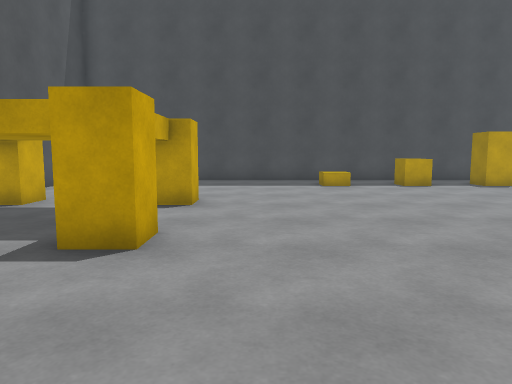
[1] (above)

16 first-person views from a walk through a Unity game level. The camera is 1.2 m above the floor, tilts 6° down and sees 70° across. The floor is counted in squares, 1 m on a side. Each view is taken from the middle of a square. On the plan, view 1 faces up. The plan holds only what a view shows up to about 15 squares ahead; the rest is blank. The player is left out.

[2]
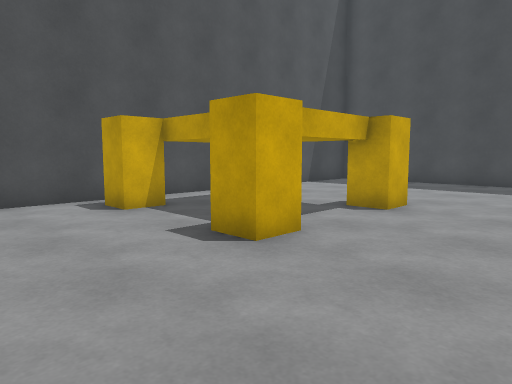

[3]
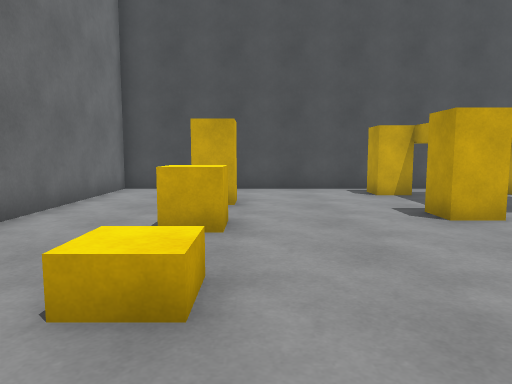

[4]
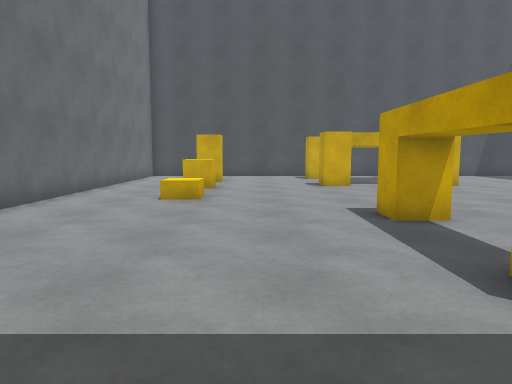

[5]
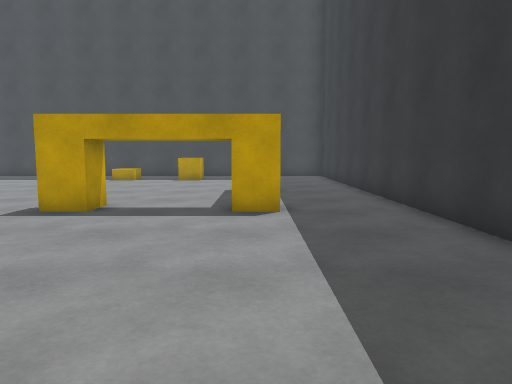

[6]
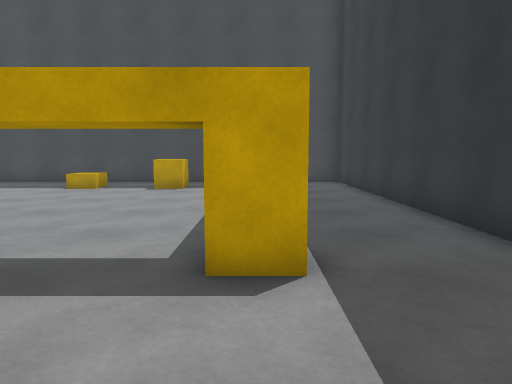

[7]
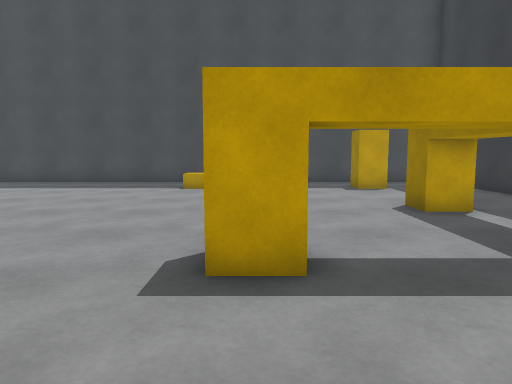

[8]
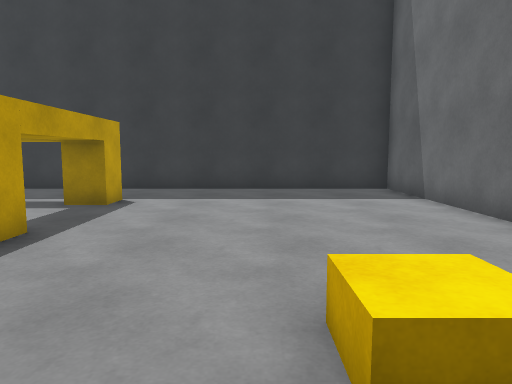

[9]
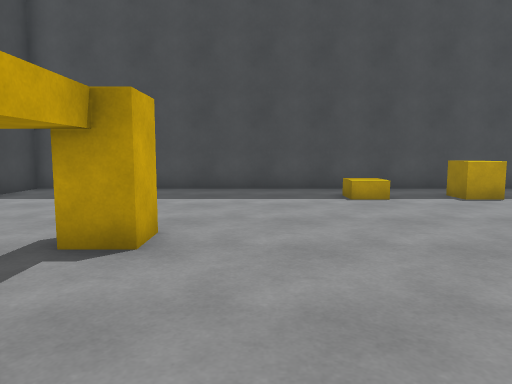

[10]
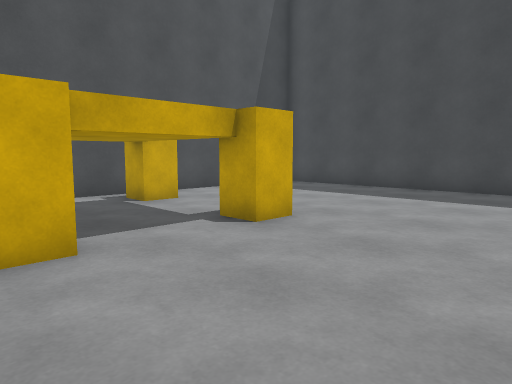

[11]
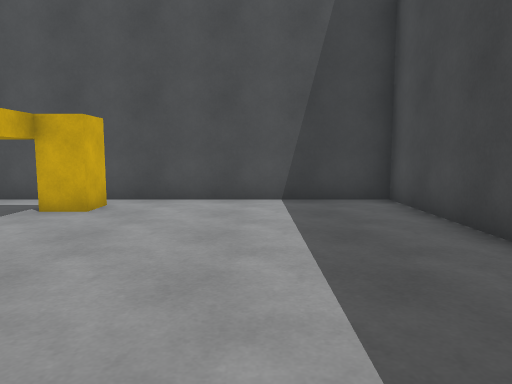

[12]
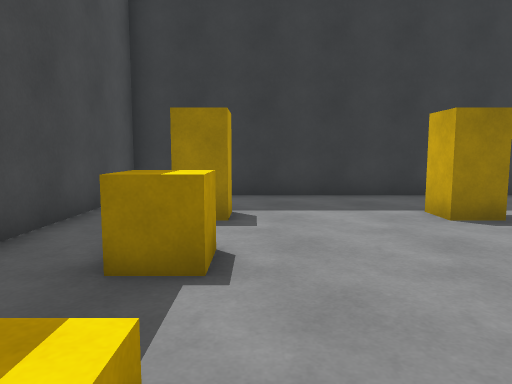

[13]
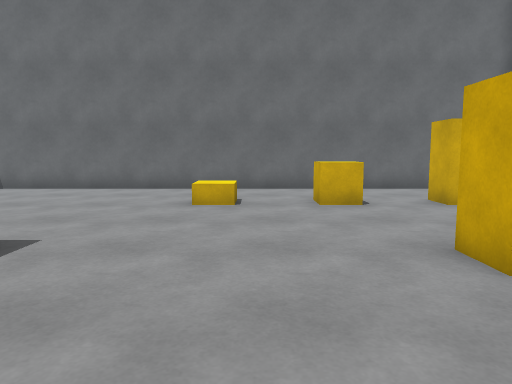

[14]
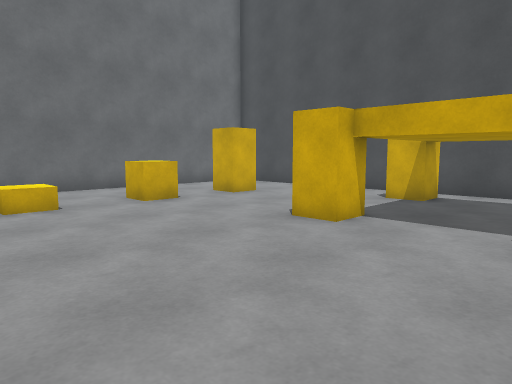

[15]
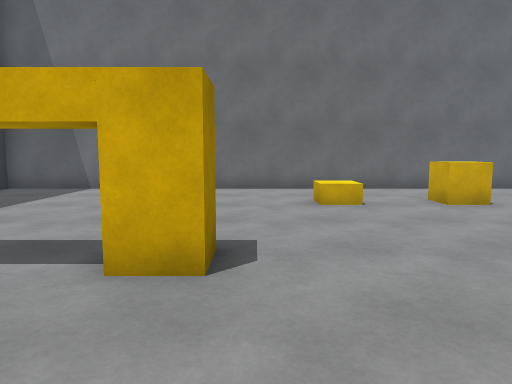

[16]
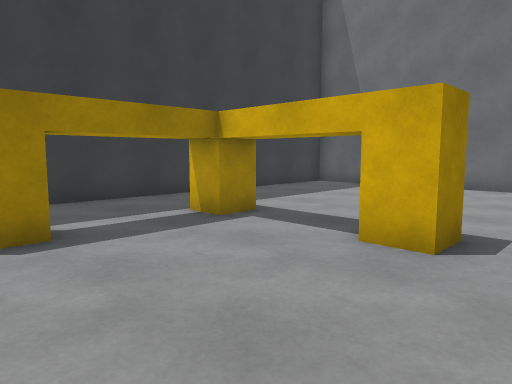

### Floor plan
Key: @ floor where view 1 was taken; # wall or solid block; . floor; ^ raised ledge; T thing the floor can be seen under or through; O other object.
Columns run from 8 left of view 1 to 13 right of it. Each row starts with its distance up from view 1.
 17 ######################
 16 #....................#
 15 #....................#
 14 #..........O..^..#...#
 13 #....................#
 12 #....................#
 11 #....................#
 10 #....................#
  9 #.T...T..........T...#
  8 #.TT  T..........T...#
  7 #.    T..........T...#
  6 #.TTTTT..........T...#
  5 #.T...T......TTTTT...#
  4 #....................#
  3 #....................#
  2 #....................#
  1 #....................#
  0 #...#..^@.O..........#
 -1 #....................#
 -2 #....................#
 -3 #....................#
 -4 ######################

Positions as (right, up) in squares from view 1, and headings:
1: (0, 0), facing up
2: (2, 1), facing up-left
3: (5, 1), facing left
4: (12, 2), facing left
5: (9, -3), facing up
6: (9, 1), facing up
7: (5, 1), facing up
8: (0, 1), facing right
9: (0, 4), facing up
10: (3, 4), facing up-left
11: (2, 13), facing left
12: (2, 13), facing right
13: (1, 9), facing down
14: (4, 9), facing down-left
15: (4, 9), facing down
16: (3, 10), facing down-right
